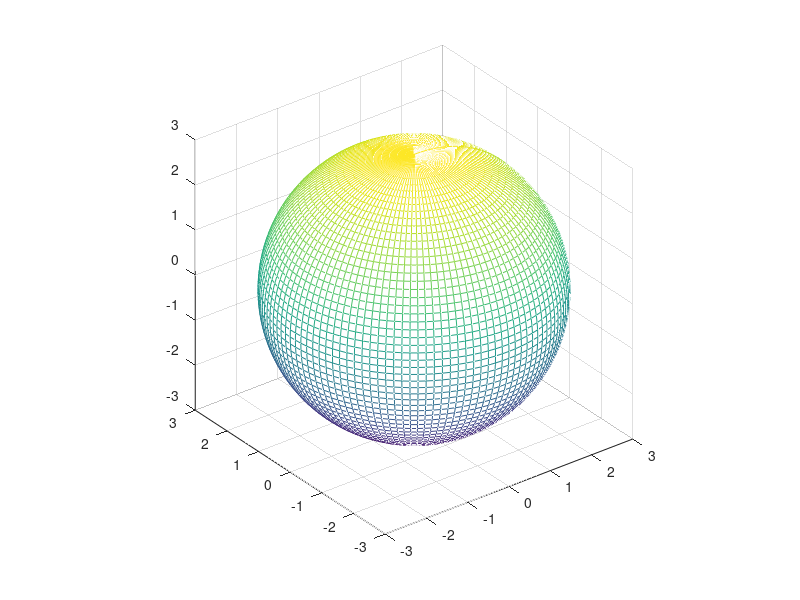

Write the MATLAB code that produced this figure.
u=[0:pi/60:2*pi];
v=[0:pi/60:pi];
[U,V]=meshgrid(u,v);
R=3;
X=R*sin(V).*cos(U);
Y=R*sin(V).*sin(U);
Z=R*cos(V);
mesh(X,Y,Z);
axis equal;